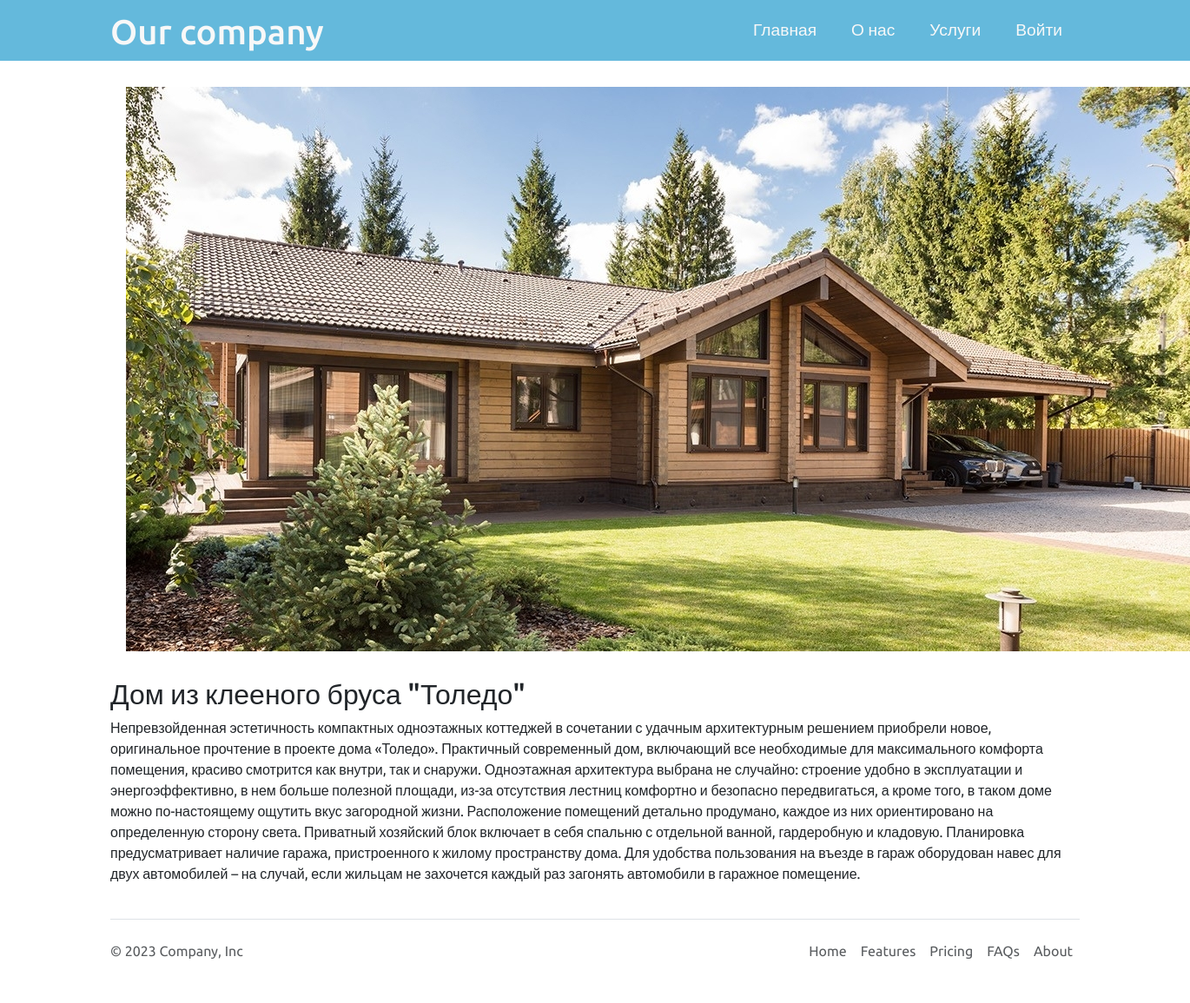
Screenshot of /singlePost.php?id=76 with the database file from the repository.
### tables this page shows
CREATE TABLE `projects` (
  `Id` int NOT NULL,
  `projectName` varchar(255) NOT NULL,
  `text` varchar(8000) NOT NULL,
  `imageName` varchar(255) NOT NULL
);

### app/database/db.php (called while the page is built, shortened)
<?php
require'connect.php';
function dbCheckError($query){
    $errInfo = $query->errorInfo();
    return true;
}
function selectOne($table, $params =[]){
    global $pdo;
    $sql = "SELECT * FROM $table";
    if(!empty($params)){
        $i=0;
        foreach($params as $key => $value){
            if($i===0){
                $sql = $sql . " WHERE $key = $value";
            }
            else{
                $sql = $sql . " AND $key = $value";
            }
            $i++;
        }
    }
    $query = $pdo->prepare($sql);
    $query->execute();
    return $query->fetch();
}

### app/controllers/users.php (called while the page is built, shortened)
<?php
include ("app/database/db.php");
if ($_SERVER['REQUEST_METHOD'] === 'GET' && isset($_GET['id'])) {
    $post = selectOne('projects', ['Id' => $_GET['id']]);
    $name = $post['projectName'];
    $description = $post['text'];
    $photo = $post['imageName'];
}

### singlePost.php (the view, shortened to what this page needs)
<?php include 'app/controllers/users.php' ?>
<!doctype html>
<html lang="en">
<head>
    <link href="https://cdn.jsdelivr.net/npm/bootstrap@5.3.2/dist/css/bootstrap.min.css" rel="stylesheet">
    <link rel="stylesheet" href="assets/css/styles.css">
</head>
<body>
<?php include("app/include/header.php"); ?>
<div class="container">
    <div class="content row">
        <div class="main-content ">
            <div class="single-post row">
                <?php if ($photo == ''): ?>
                    <div class="single-post-img">
                        <img src="assets/images/2.png" alt="" class=">
                    </div>
                <?php else: ?>
                    <div class="single-post-img">
                        <img src="assets/images/posts/<?=$photo?>" alt="">
                    </div>
                <?php endif ?>
                <div class="post-text">
                    <h2><?=$name?></h2>
                    <p class="preview-text"><?=$description?></p>
                </div>
            </div>
        </div>
    </div>
</div>
<?php include("app/include/footer.php"); ?>
</body>
</html>

### assets/css/styles.css (style rules this page uses)
* { font-family: 'Ubuntu', sans-serif; margin: 0; padding: 0; }
.single-post-img { text-align: center; padding: 30px; }

### rows the page displays
projects: imageName (picture), projectName "Дом из клееного бруса \"Толедо\"", text "Непревзойденная эстетичность компактных одноэтажных коттеджей в сочетании с удачным архитектурным решением приобрели новое, оригинальное прочтение в проекте дома «Толедо». Практичный современный дом, включающий все необходимые для максимального комфорта помещения, красиво смотрится как внутри, так и снаружи. Одноэтажная архитектура выбрана не случайно: строение удобно в эксплуатации и энергоэффективно, в нем больше полезной площади, из-за отсутствия лестниц комфортно и безопасно передвигаться, а кроме того, в таком доме можно по-настоящему ощутить вкус загородной жизни. Расположение помещений детально продумано, каждое из них ориентировано на определенную сторону света. Приватный хозяйский…"
